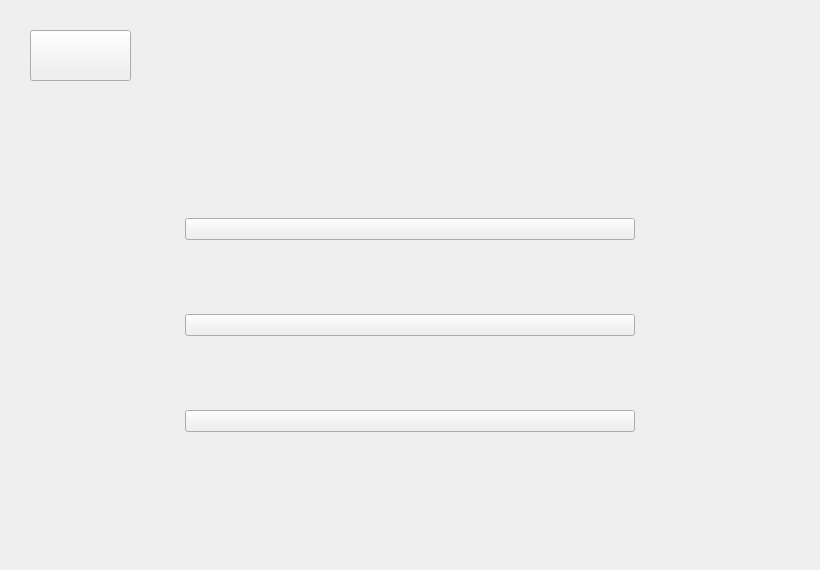
<?xml version="1.0" encoding="UTF-8"?>
<ui version="4.0">
 <class>MainWindow</class>
 <widget class="QMainWindow" name="MainWindow">
  <property name="geometry">
   <rect>
    <x>0</x>
    <y>0</y>
    <width>820</width>
    <height>570</height>
   </rect>
  </property>
  <property name="minimumSize">
   <size>
    <width>9</width>
    <height>0</height>
   </size>
  </property>
  <property name="windowTitle">
   <string>MainWindow</string>
  </property>
  <widget class="QWidget" name="centralwidget">
   <property name="minimumSize">
    <size>
     <width>820</width>
     <height>570</height>
    </size>
   </property>
   <property name="maximumSize">
    <size>
     <width>820</width>
     <height>570</height>
    </size>
   </property>
   <widget class="QStackedWidget" name="stackedWidget">
    <property name="geometry">
     <rect>
      <x>10</x>
      <y>10</y>
      <width>800</width>
      <height>550</height>
     </rect>
    </property>
    <property name="minimumSize">
     <size>
      <width>800</width>
      <height>550</height>
     </size>
    </property>
    <property name="maximumSize">
     <size>
      <width>800</width>
      <height>550</height>
     </size>
    </property>
    <property name="currentIndex">
     <number>1</number>
    </property>
    <widget class="MyWidget" name="startpage0">
     <widget class="MyPushbutton" name="Start">
      <property name="geometry">
       <rect>
        <x>500</x>
        <y>200</y>
        <width>261</width>
        <height>251</height>
       </rect>
      </property>
      <property name="text">
       <string>START</string>
      </property>
     </widget>
    </widget>
    <widget class="QWidget" name="modepage1">
     <widget class="MyPushbutton" name="Back">
      <property name="geometry">
       <rect>
        <x>20</x>
        <y>20</y>
        <width>101</width>
        <height>51</height>
       </rect>
      </property>
      <property name="text">
       <string/>
      </property>
     </widget>
     <widget class="QGroupBox" name="modeBox">
      <property name="geometry">
       <rect>
        <x>175</x>
        <y>140</y>
        <width>450</width>
        <height>350</height>
       </rect>
      </property>
      <property name="minimumSize">
       <size>
        <width>450</width>
        <height>350</height>
       </size>
      </property>
      <property name="maximumSize">
       <size>
        <width>450</width>
        <height>350</height>
       </size>
      </property>
      <property name="styleSheet">
       <string notr="true">QGroupBox{Border:0px}</string>
      </property>
      <property name="title">
       <string/>
      </property>
      <layout class="QGridLayout" name="gridLayout">
       <property name="leftMargin">
        <number>0</number>
       </property>
       <property name="topMargin">
        <number>0</number>
       </property>
       <property name="rightMargin">
        <number>0</number>
       </property>
       <property name="bottomMargin">
        <number>0</number>
       </property>
       <item row="0" column="0">
        <widget class="MyPushbutton" name="AIVSGamer">
         <property name="text">
          <string/>
         </property>
        </widget>
       </item>
       <item row="1" column="0">
        <widget class="MyPushbutton" name="AIVSAI">
         <property name="text">
          <string/>
         </property>
        </widget>
       </item>
       <item row="2" column="0">
        <widget class="MyPushbutton" name="loadgame">
         <property name="text">
          <string/>
         </property>
        </widget>
       </item>
      </layout>
     </widget>
    </widget>
    <widget class="QWidget" name="page3"/>
   </widget>
  </widget>
 </widget>
 <customwidgets>
  <customwidget>
   <class>MyWidget</class>
   <extends>QWidget</extends>
   <header location="global">mywidget.h</header>
   <container>1</container>
  </customwidget>
  <customwidget>
   <class>MyPushbutton</class>
   <extends>QPushButton</extends>
   <header location="global">mypushbutton.h</header>
  </customwidget>
 </customwidgets>
 <resources/>
 <connections/>
</ui>
